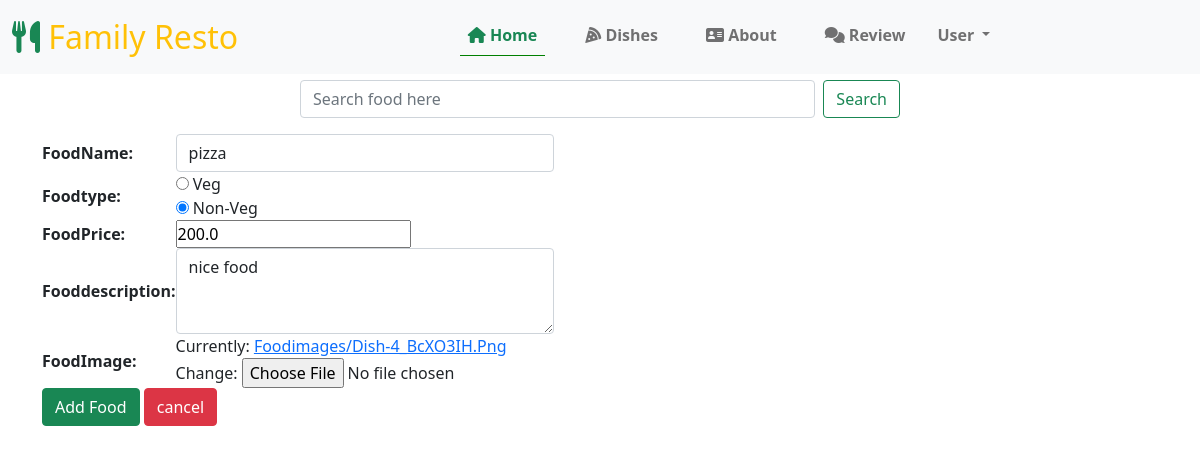
The page /food/update-food/1 on the database its author committed.
### food/models.py (models this page shows, shortened)
class Food(models.Model):
    foodId=models.AutoField(primary_key=True)
    foodName=models.CharField(max_length=100)
    foodType=models.CharField(max_length=20)
    foodPrice=models.FloatField()
    foodDescription=models.TextField()
    foodImage=models.ImageField(upload_to="foodimages/",default="No-Image.png")

### food/views.py (the view)
# urls.py: path('update-food/<int:pk>',FoodUpdateView.as_view(),name="update-food"),
class FoodUpdateView(SuccessMessageMixin,UpdateView):
    model = Food
    form_class=FoodForm
    template_name ="food/foodform.html"
    success_message="Food Is Updated Successfully..."
    success_url=reverse_lazy("foodlist")

### food/forms.py
class FoodForm(forms.ModelForm):
    CHOICES=(
        ('Veg','veg'),
        ('Non-Veg','non-veg')
        )
    foodType = forms.ChoiceField(widget=forms.RadioSelect, choices=CHOICES)
    foodDescription=forms.CharField(widget=forms.Textarea(attrs={'class':'form-control','rows':3,'cols':25}))
    class Meta:
        model=Food
        fields="__all__"
        widgets={
            'foodName':forms.TextInput(attrs=
            {'class':'form-control'})
        }

### template/food/foodform.html (shortened to what this page needs)
{% extends 'food/base.html' %}
{% load static %}
{% block body %}
<div class="container pt-3">
    <form action="" method="post" enctype="multipart/form-data">
        <table>
            {{ form.as_table }}
            <tr>
                <td colspan="2">
                    <input type="submit" class="btn btn-success" value="Add Food">
                    <input type="reset" class="btn btn-danger" value="cancel">
                </td>
            </tr>
        </table>
    </form>
    </div>
{% endblock body %}

### static/css/style.css (style rules this page uses)
* { padding: 0;margin: 0;text-decoration: none;list-style: none;box-sizing: border-box; }
html { text-transform: capitalize; }
body { font-family:montserrat; cursor: pointer; }

### rows shown on the page
Food: foodName "pizza", foodType "☐ Veg ☑ Non-Veg", foodPrice "200.0", foodDescription "nice food"
